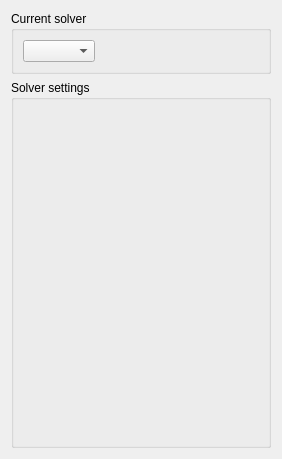
<?xml version="1.0" encoding="UTF-8"?>
<ui version="4.0">
 <class>SolversSettingsTab</class>
 <widget class="QWidget" name="SolversSettingsTab">
  <property name="geometry">
   <rect>
    <x>0</x>
    <y>0</y>
    <width>282</width>
    <height>459</height>
   </rect>
  </property>
  <property name="windowTitle">
   <string>Form</string>
  </property>
  <layout class="QVBoxLayout" name="verticalLayout">
   <item>
    <widget class="QGroupBox" name="currentSolverGroup">
     <property name="title">
      <string>Current solver</string>
     </property>
     <layout class="QHBoxLayout" name="horizontalLayout">
      <item>
       <widget class="QComboBox" name="currentSolverComboBox"/>
      </item>
      <item>
       <spacer name="horizontalSpacer">
        <property name="orientation">
         <enum>Qt::Horizontal</enum>
        </property>
        <property name="sizeHint" stdset="0">
         <size>
          <width>40</width>
          <height>20</height>
         </size>
        </property>
       </spacer>
      </item>
     </layout>
    </widget>
   </item>
   <item>
    <widget class="QGroupBox" name="solverSettingsGroup">
     <property name="sizePolicy">
      <sizepolicy hsizetype="Preferred" vsizetype="Expanding">
       <horstretch>0</horstretch>
       <verstretch>0</verstretch>
      </sizepolicy>
     </property>
     <property name="title">
      <string>Solver settings</string>
     </property>
    </widget>
   </item>
  </layout>
 </widget>
 <resources/>
 <connections/>
</ui>
